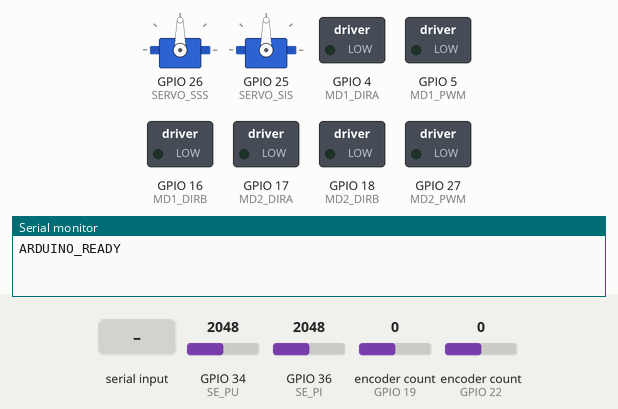
Recording of a sketch running on a simulated ESP32. Parts: 2 × servo, switched loads named in the sketch (green lamp = pin HIGH), the last lines printed to the serial monitor. Inputs (shaded band) come from the test bench; at power-on: encoder count (sensors on GPIO 19, GPIO 22) 0, GPIO 34 (SE_PU) = 2048, GPIO 36 (SE_PI) = 2048.

Above: at 1.2 s.
1.3 s: encoder count (sensor on GPIO 19) set to 4
At 2.6 s:
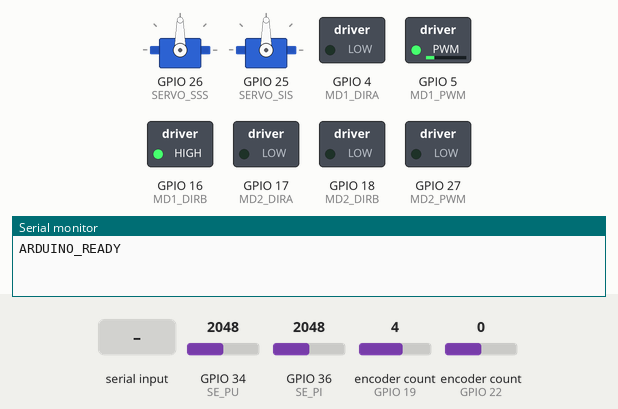
4.3 s: "M1:90\n" received over Serial
At 5.5 s:
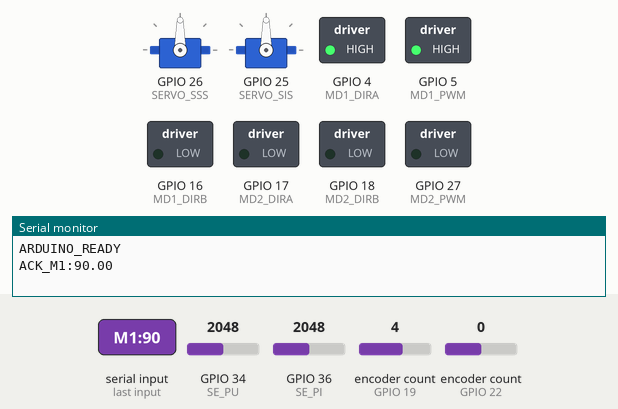
5.8 s: encoder count (sensor on GPIO 22) set to 1
At 6.7 s:
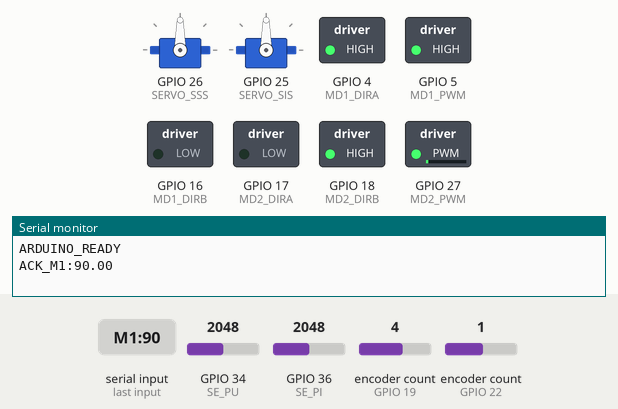
8.8 s: "START\n" received over Serial
At 10.1 s:
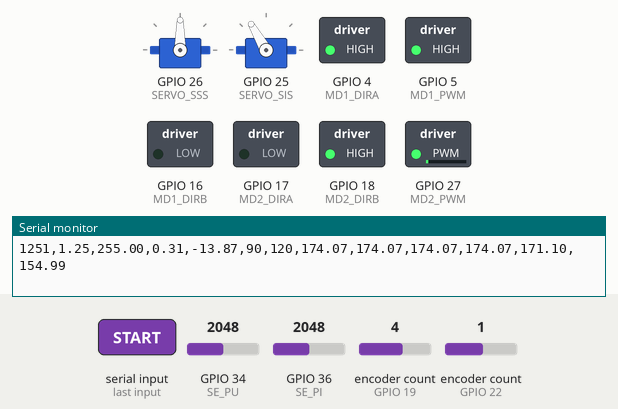
11.8 s: encoder count (sensor on GPIO 22) set to 5
14.8 s: "SSS:\n" received over Serial
At 15.7 s:
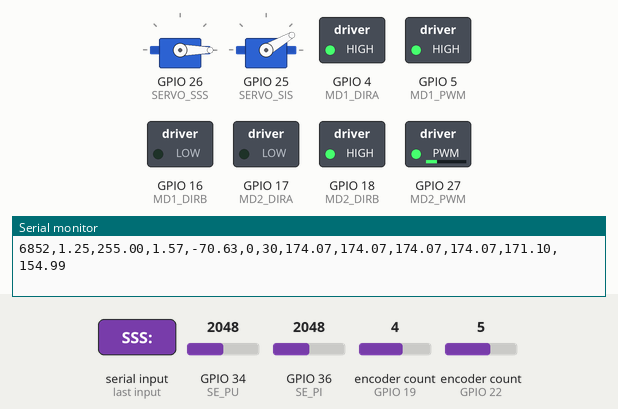
Timing chart, 0 to 55.1 s (numbered marks = the images above; inputs shaded):
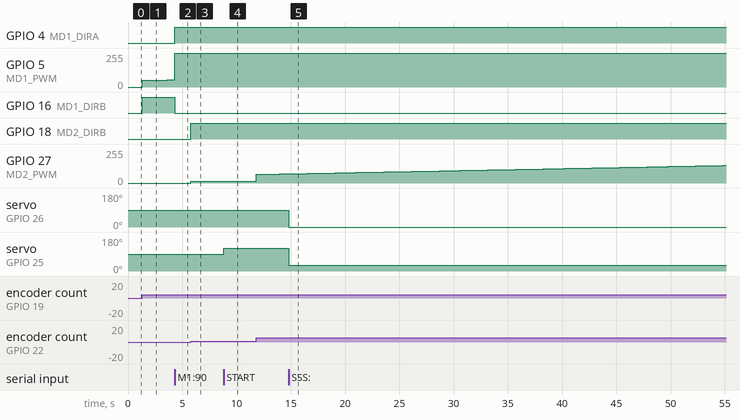

Measured:
- after the input at 1.3 s, GPIO 5 (MD1_PWM): 0/255 → 50/255 at once, → 51/255 0.70 s later, → 52/255 0.80 s later, → 53/255 0.80 s later; GPIO 16 (MD1_DIRB): LOW → HIGH at once
- after the input at 4.3 s, GPIO 4 (MD1_DIRA): LOW → HIGH at once; GPIO 16 (MD1_DIRB): HIGH → LOW at once
- after the input at 5.8 s, GPIO 18 (MD2_DIRB): LOW → HIGH at once; GPIO 27 (MD2_PWM): 0/255 → 12/255 at once, → 13/255 1.5 s later
- after the input at 8.8 s, servo on GPIO 25 (SERVO_SIS): 90° → 120° at once
- after the input at 14.8 s, servo on GPIO 26 (SERVO_SSS): 90° → 0° at once; servo on GPIO 25 (SERVO_SIS): 120° → 30° at once

The sketch:

actively-steered-onlimb-robot.ino
```cpp
#include <ESP32Encoder.h>
#include <PID_v1.h>
#include <ESP32Servo.h>
/// Placa ESP32 NodeMCU-32s
// ============================
// CONFIGURACIÓN DE PINES
// ============================
#define MD1_DIRA 4      // Motor 1 dirección A
#define MD1_DIRB 16     // Motor 1 dirección B
#define MD1_PWM  5      // Motor 1 PWM
#define E1A 19          // Encoder 1 canal A
#define E1B 21          // Encoder 1 canal B

#define MD2_DIRA 17     // Motor 2 dirección A
#define MD2_DIRB 18     // Motor 2 dirección B
#define MD2_PWM  27     // Motor 2 PWM
#define E2A 22          // Encoder 2 canal A
#define E2B 23          // Encoder 2 canal B

#define SERVO_SSS 26    // Servo SSS
#define SERVO_SIS 25    // Servo SIS
#define SE_PI 36        // Potenciómetro PI (rho)
#define SE_PU 34        // Potenciómetro PU (theta)

long posicionEncoder1 = 0;
long posicionEncoder2 = 0;

// ============================
// OBJETOS Y VARIABLES
// ============================
Servo sss, sis;  // Objetos para servomotores
ESP32Encoder encoderMotor1, encoderMotor2;  // Encoders para motores

// Variables PID para control de posición
double posicionActual1 = 0, salidaPID1 = 0, posicionDeseada1 = 0;
double posicionActual2 = 0, salidaPID2 = 0, posicionDeseada2 = 0;
PID controladorPID1(&posicionActual1, &salidaPID1, &posicionDeseada1, 40.0, 5.0, 0.0, DIRECT);
PID controladorPID2(&posicionActual2, &salidaPID2, &posicionDeseada2, 40.0, 5.0, 0.0, DIRECT);

// Control PI para compensación del servo SIS
double r_input = 0, r_setpoint = 0, r_output = 90;
double Kp_sis = 5, Ki_sis = 0.5;
PID controladorPISIS(&r_input, &r_output, &r_setpoint, Kp_sis, Ki_sis, 0.0, DIRECT);

// Variables para filtro EMA (Exponential Moving Average)
#define ALPHA 0.5        // Factor de suavizado (0.1-0.5)
float filtered_PU = 0, filtered_PI = 0;
bool primera_lectura = true;

// Variables de comunicación con Python
bool enviarDatos = false;      // Controla envío de datos CSV
unsigned long tiempoInicio = 0; // Para timestamp relativo

// Constantes geométricas del brazo robótico
int L1=44, L2=44, L3=93, L4=93;
float betha = radians(13.32); //13.32 ANTERIOR
float Pr[] = {-L1*cos(betha), -L1*sin(betha)};
float Pl[] = {L2*cos(betha), -L2*sin(betha)};

// Tiempos de muestreo
const unsigned long tiempoMuestreo = 10;  // 10ms = 100Hz
const unsigned long tiempoMuestreo2 = 50;  // 50ms = 20Hz
unsigned long tiempoAnterior = 0;

// Relación de transmisión y resolución de encoders
const double relacionTransmision = 298.0 * (27.0 / 21.0);
const int cuentasPorVuelta = 6;
const double cuentasEjeSalida = relacionTransmision * cuentasPorVuelta;

// ============================
// SETUP - Configuración inicial
// ============================
void setup() {
  Serial.begin(115200);    // Inicia comunicación serial
  Serial.setTimeout(10);   // Timeout corto para lectura

  // Configurar pines de motores como salidas
  pinMode(MD1_DIRA, OUTPUT);
  pinMode(MD1_DIRB, OUTPUT);
  pinMode(MD1_PWM, OUTPUT);
  pinMode(MD2_DIRA, OUTPUT);
  pinMode(MD2_DIRB, OUTPUT);
  pinMode(MD2_PWM, OUTPUT);

  // Configurar encoders
  encoderMotor1.attachHalfQuad(E1A, E1B);
  encoderMotor2.attachHalfQuad(E2A, E2B);
  encoderMotor1.clearCount();  // Reiniciar contadores
  encoderMotor2.clearCount();

  // Configurar controladores PID
  controladorPID1.SetMode(AUTOMATIC);
  controladorPID1.SetOutputLimits(-255, 255);
  controladorPID1.SetSampleTime(tiempoMuestreo);

  controladorPID2.SetMode(AUTOMATIC);
  controladorPID2.SetOutputLimits(-255, 255);
  controladorPID2.SetSampleTime(tiempoMuestreo);

  // Configurar control PI para servo SIS
  controladorPISIS.SetMode(AUTOMATIC);
  controladorPISIS.SetSampleTime(tiempoMuestreo);
  controladorPISIS.SetOutputLimits(-30, 30); //rango de movimiento del servo inferior

  // Configurar servomotores
  sss.attach(SERVO_SSS);
  sis.attach(SERVO_SIS);
  sss.write(90);  // Posición inicial
  sis.write(90);

  // Señal de inicio para Python
  Serial.println("ARDUINO_READY");
}

// ============================
// FUNCIÓN: Mover motor
// ============================
void moverMotor(int motor, double velocidad) {
  int dira, dirb, pwmPin;

  // Seleccionar pines según motor
  if (motor == 1) {
    dira = MD1_DIRA; dirb = MD1_DIRB; pwmPin = MD1_PWM;
  } else {
    dira = MD2_DIRA; dirb = MD2_DIRB; pwmPin = MD2_PWM;
  }

  // Control de dirección según signo de velocidad
  if (velocidad > 0) {
    digitalWrite(dira, HIGH);
    digitalWrite(dirb, LOW);
  } else if (velocidad < 0) {
    digitalWrite(dira, LOW);
    digitalWrite(dirb, HIGH);
  } else {
    digitalWrite(dira, LOW);
    digitalWrite(dirb, LOW);
  }

  // Aplicar PWM (valor absoluto)
  analogWrite(pwmPin, abs((int)velocidad));
}

// ============================
// FUNCIÓN: Leer sensores con filtro EMA
// ============================
void leerSensores(float &rho, float &rho_real, float &theta, float &theta_real) {
  // Leer valores RAW de potenciómetros

  float raw_PU = analogRead(SE_PU) - 68.0;  // Theta con comp -6° = Compensación_en_binario = (Compensación_en_grados × 4095) / 360
  float raw_PI = analogRead(SE_PI) - 68.0;  // Rho con comp -6° = Compensación_en_binario = (Compensación_en_grados × 4095) / 360

  // Convertir RAW a grados (sin filtro)
  rho_real = (raw_PI * 360.0) / 4095.0;      // Rho real compensado
  theta_real = (raw_PU * 360.0) / 4095.0;    // Theta real compensado

  // Aplicar filtro EMA (suavizado exponencial)
  if (primera_lectura) {
    // Primera lectura: inicializar filtros
    filtered_PU = raw_PU;
    filtered_PI = raw_PI;
    primera_lectura = false;
  } else {
    // Aplicar fórmula EMA: nuevo_valor = ALPHA*actual + (1-ALPHA)*anterior
    filtered_PU = ALPHA * raw_PU + (1 - ALPHA) * filtered_PU;
    filtered_PI = ALPHA * raw_PI + (1 - ALPHA) * filtered_PI;
  }

  // Convertir valores filtrados a grados
  float val_PU_filt = (filtered_PU * 360.0) / 4095.0;
  float val_PI_filt = (filtered_PI * 360.0) / 4095.0;

  theta=val_PU_filt;
  rho=val_PI_filt;


  // Aplicar compensaciones de calibración a valores filtrados
  //theta = 90.0 - fabs(val_PU_filt - 134.0);  // Theta filtrado con compensación
  //rho = val_PI_filt - 99.0;                  // Rho filtrado con compensación
}

// ============================
// FUNCIÓN: Procesar comandos de Python
// ============================
void procesarComandos() {
  if (Serial.available()) {
    String comando = Serial.readStringUntil('\n');
    comando.trim();

    // Comando para iniciar/parar envío de datos
    if (comando == "START") {
      enviarDatos = true;
      tiempoInicio = millis();  // Resetear timestamp
      Serial.println("ACK_START");
    }
    else if (comando == "STOP") {
      enviarDatos = false;
      Serial.println("ACK_STOP");
    }

    // Comandos de configuración de motores
    else if (comando.startsWith("M1:")) {
      posicionDeseada1 = comando.substring(3).toFloat();
      Serial.print("ACK_M1:");
      Serial.println(posicionDeseada1);
    }
    else if (comando.startsWith("M2:")) {
      posicionDeseada2 = comando.substring(3).toFloat();
      Serial.print("ACK_M2:");
      Serial.println(posicionDeseada2);
    }

    // Comandos para servomotores
    else if (comando.startsWith("SSS:")) {
      int angulo = comando.substring(4).toInt();
      sss.write(angulo - 10);  // Compensación de 10 grados
      Serial.print("ACK_SSS:");
      Serial.println(angulo);
    }
    else if (comando.startsWith("SIS:")) {
      int angulo = comando.substring(4).toInt();
      sis.write(angulo);
      Serial.print("ACK_SIS:");
      Serial.println(angulo);
    }

    // Solicitar header del CSV
    else if (comando == "HEADER") {
      Serial.println("Timestamp,Pos1,PWM1,Pos2,PWM2,SSS,SIS,rho,rho_real,theta,theta_real,gamma,diametro");
    }
  }
}

// ============================
// FUNCIÓN: Actualizar control PID
// ============================
void actualizarControl() {
  // Leer posiciones actuales de encoders y convertir a grados
  posicionEncoder1 = encoderMotor1.getCount();
  posicionActual1 = (double)posicionEncoder1 * (360.0 / cuentasEjeSalida);

  posicionEncoder2 = encoderMotor2.getCount();
  posicionActual2 = (double)posicionEncoder2 * (360.0 / cuentasEjeSalida);

  // Calcular salidas PID
  controladorPID1.Compute();
  controladorPID2.Compute();

  // Aplicar señales a motores
  moverMotor(1, salidaPID1);
  moverMotor(2, salidaPID2);
}

// ============================
// FUNCIÓN: Calcular r y diámetro del brazo
// ============================
void calcularRDiametro(float &r, float &diametro, float rho_filt, float theta_filt) {
  // L5: distancia entre puntos de unión
  float L5 = sqrt((L4*L4) + (L3*L3) - (2.0 * L4 * L3 * cos(radians(rho_filt))));

  // Ángulo tau usando ley de senos
  float tau = asin((sin(radians(rho_filt)) * L4) / L5);

  // Ángulo r = theta - tau (convertido a grados)
  r = theta_filt - degrees(tau);

  // Coordenadas del punto Pg
  float Pg[2] = { L5 * sin(radians(r)), -L5 * cos(radians(r)) };

  // Longitudes de los lados del triángulo
  float L6 = sqrt(pow(Pr[0] - Pg[0], 2) + pow(Pr[1] - Pg[1], 2));
  float L7 = sqrt(pow(Pl[0] - Pr[0], 2) + pow(Pl[1] - Pr[1], 2));
  float L8 = sqrt(pow(Pg[0] - Pl[0], 2) + pow(Pg[1] - Pl[1], 2));

  // Área del triángulo usando fórmula de coordenadas
  float A = fabs((Pr[0]*(Pg[1]-Pl[1]) + Pg[0]*(Pl[1]-Pr[1]) + Pl[0]*(Pr[1]-Pg[1])) / 2.0);

  // Radio del círculo circunscrito (fórmula geométrica)
  float Rc = ((L6 * L7 * L8) / (4.0 * A)) - 26;  // Restar offset constante

  // Diámetro = 2 * radio
  diametro = 2 * Rc;
}

// ============================
// FUNCIÓN: Enviar datos en formato CSV
// ============================
void enviarDatosCSV() {
  if (!enviarDatos) return;  // Solo enviar si está activado

  unsigned long tiempo = millis() - tiempoInicio;  // Timestamp relativo
  float rho, rho_real, theta, theta_real, r, diametro;

  // Leer sensores (valores reales y filtrados)
  leerSensores(rho, rho_real, theta, theta_real);

  // Calcular r y diámetro usando valores FILTRADOS
  calcularRDiametro(r, diametro, rho, theta);

  // Control PI para servo SIS usando valor r filtrado
  r_input = r;
  r_setpoint = 0;
  controladorPISIS.Compute();
  sis.write(sss.read() - (float)r_output);  // Compensación

  // Enviar línea CSV con todos los datos
  Serial.print(tiempo);                     // Timestamp relativo
  Serial.print(",");
  Serial.print(posicionActual1, 2);         // Posición motor 1
  Serial.print(",");
  Serial.print(salidaPID1, 2);              // PWM motor 1
  Serial.print(",");
  Serial.print(posicionActual2, 2);         // Posición motor 2
  Serial.print(",");
  Serial.print(salidaPID2, 2);              // PWM motor 2
  Serial.print(",");
  Serial.print(sss.read());                 // Ángulo servo SSS
  Serial.print(",");
  Serial.print(sis.read());                 // Ángulo servo SIS
  Serial.print(",");
  Serial.print(rho, 2);                     // Rho FILTRADO (para control)
  Serial.print(",");
  Serial.print(rho_real, 2);                // Rho REAL (para análisis)
  Serial.print(",");
  Serial.print(theta, 2);                   // Theta FILTRADO (para control)
  Serial.print(",");
  Serial.print(theta_real, 2);              // Theta REAL (para análisis)
  Serial.print(",");
  Serial.print(r, 2);                       // Ángulo r (calculado con filtrados)
  Serial.print(",");
  Serial.println(diametro, 2);              // Diámetro (calculado con filtrados)
}

// ============================
// LOOP - Bucle principal
// ============================
void loop() {
  unsigned long t = millis();

  // Ejecutar cada tiempoMuestreo (50ms)
  if (t - tiempoAnterior >= tiempoMuestreo2) {
    tiempoAnterior = t;

    // 1. Procesar comandos desde Python
    procesarComandos();

    // 2. Actualizar control PID de motores
    actualizarControl();

    // 3. Enviar datos en formato CSV
    enviarDatosCSV();
  }
}
```
